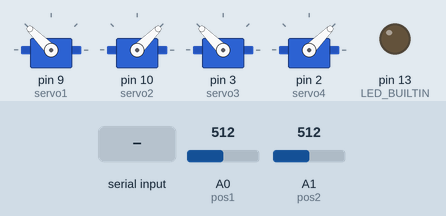
This sketch was run on a simulated Arduino Uno, built with avr-gcc and run on an emulated ATmega328P. Parts: 4 × servo, output pins drawn as LEDs (lit = HIGH). Inputs (shaded band) come from the test bench; at power-on: A0 (pos1) = 512, A1 (pos2) = 512. What the sketch prints to the serial monitor is not drawn.

Above: at 1.2 s.
1.3 s: A0 (pos1) set to 900
At 1.9 s:
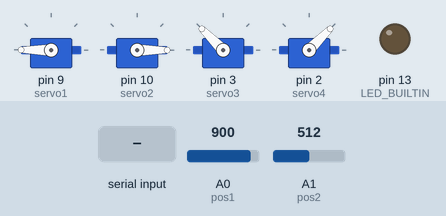
2.8 s: A1 (pos2) set to 306
At 4.0 s:
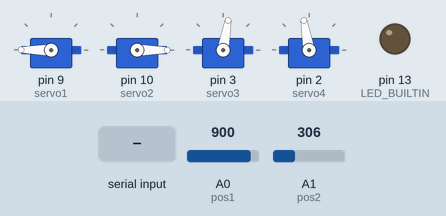
4.3 s: "6" received over Serial
5.8 s: A1 (pos2) set to 0
At 6.5 s:
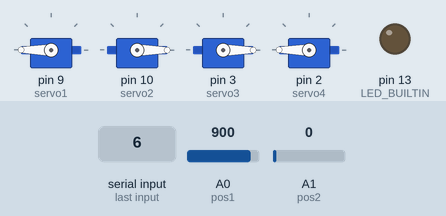
7.3 s: A0 (pos1) set to 511
At 7.7 s:
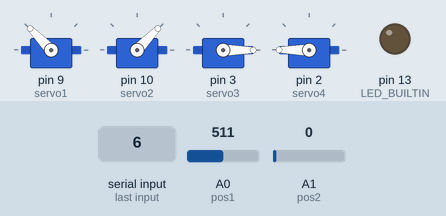
8.8 s: A1 (pos2) set to 122
At 10.0 s:
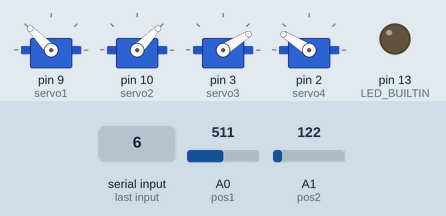
Timing chart, 0 to 11.3 s (numbered marks = the images above; inputs shaded):
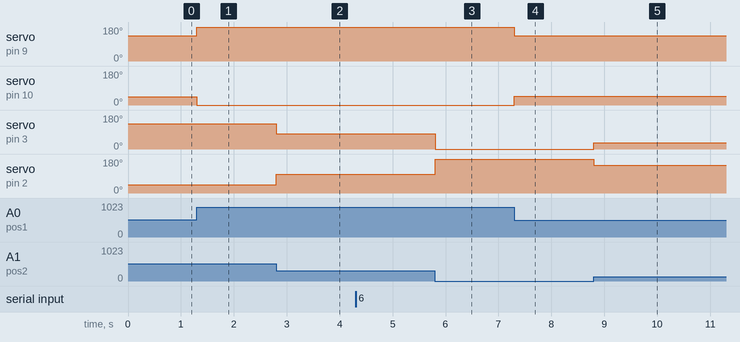

Measured:
- after the input at 1.3 s, servo on pin 9 (servo1): 135° → 180° at once; servo on pin 10 (servo2): 45° → 0° at once
- after the input at 2.8 s, servo on pin 3 (servo3): 135° → 80° at once; servo on pin 2 (servo4): 45° → 100° at once
- after the input at 5.8 s, servo on pin 3 (servo3): 80° → 0° at once; servo on pin 2 (servo4): 100° → 180° at once
- after the input at 7.3 s, servo on pin 9 (servo1): 180° → 134° at once; servo on pin 10 (servo2): 0° → 46° at once
- after the input at 8.8 s, servo on pin 3 (servo3): 0° → 32° at once; servo on pin 2 (servo4): 180° → 148° at once

The sketch:

test_box_nRF52840.ino
```cpp
#include <Servo.h>

Servo servo1;
Servo servo2;
Servo servo3;
Servo servo4;
int pos1 = A0;
int pos2 = A1;

int p1, p2, p3, p4;

void setup() {
  servo1.attach(9);
  servo2.attach(10);
  servo3.attach(3);
  servo4.attach(2);
  Serial.begin(115200);
  Serial.println("Ready.");

  pinMode(pos1, INPUT);
  pinMode(pos2, INPUT);
  pinMode(LED_BUILTIN, OUTPUT);
  p1 = 0;
  p2 = 0;
  p3 = 0;
  p4 = 0;
}

void loop() {
  if (Serial.available() > 0) {
    char cmd = Serial.read();
    Serial.println(cmd);
    switch (cmd) {
      case 'a':
        p1 += 1;
        break;
      case 'b':
        if (p1 != 0) p1 -= 1;
        break;
      case 'c':
        p2 += 1;
        break;
      case 'd':
        p2 -= 1;
        break;
      case '5':
        p3 += 1;
        break;
      case '6':
        p3 -= 1;
        break;
    }
    servo1.write(p1);
    servo2.write(p2);
    servo3.write(p3);
  }
  else {
    int val1 = analogRead(pos1);
    int val2 = analogRead(pos2);
    p1 = map(val1, 0, 1023, 0, 270);
    p2 = 180 - p1;
    p3 = map(val2, 0, 1023, 0, 270);
    p4 = 180 - p3;
    Serial.print(p1);
    Serial.print(" | ");
    Serial.print(p2);
    Serial.print(" | ");
    Serial.println(p3);

    servo1.write(p1);
    servo2.write(p2);
    servo3.write(p3);
    servo4.write(p4);
  }

}
```
